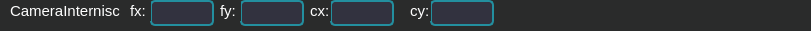
  <widget class="QWidget" name="widget_8" native="true">
   <property name="geometry">
    <rect>
     <x>0</x>
     <y>270</y>
     <width>811</width>
     <height>31</height>
    </rect>
   </property>
   <property name="styleSheet">
    <string notr="true">outline: none;
color: rgb(255, 255, 255);
background-color: rgb(42, 43, 43);</string>
   </property>
   <widget class="QLabel" name="RobotPose_2">
    <property name="geometry">
     <rect>
      <x>10</x>
      <y>0</y>
      <width>111</width>
      <height>21</height>
     </rect>
    </property>
    <property name="styleSheet">
     <string notr="true">color:white; font-size:15px</string>
    </property>
    <property name="text">
     <string>CameraInternisc:</string>
    </property>
   </widget>
   <widget class="QLineEdit" name="fx">
    <property name="geometry">
     <rect>
      <x>150</x>
      <y>0</y>
      <width>64</width>
      <height>26</height>
     </rect>
    </property>
    <property name="styleSheet">
     <string notr="true">color:white; font-size:15px;
min-width: 60px; min-height: 22px;
text-align: center;
border: 2px solid gray;
color: rgb(255, 255, 255);
border-radius:5px;
border-color: rgb(35, 143, 159);
background-color: rgb(50, 50, 63);</string>
    </property>
   </widget>
   <widget class="QLineEdit" name="fy">
    <property name="geometry">
     <rect>
      <x>240</x>
      <y>0</y>
      <width>64</width>
      <height>26</height>
     </rect>
    </property>
    <property name="styleSheet">
     <string notr="true">color:white; font-size:15px;
min-width: 60px; min-height: 22px;
text-align: center;
border: 2px solid gray;
color: rgb(255, 255, 255);
border-radius:5px;
border-color: rgb(35, 143, 159);
background-color: rgb(50, 50, 63);</string>
    </property>
   </widget>
   <widget class="QLineEdit" name="cx">
    <property name="geometry">
     <rect>
      <x>330</x>
      <y>0</y>
      <width>64</width>
      <height>26</height>
     </rect>
    </property>
    <property name="styleSheet">
     <string notr="true">color:white; font-size:15px;
min-width: 60px; min-height: 22px;
text-align: center;
border: 2px solid gray;
color: rgb(255, 255, 255);
border-radius:5px;
border-color: rgb(35, 143, 159);
background-color: rgb(50, 50, 63);</string>
    </property>
   </widget>
   <widget class="QLineEdit" name="cy">
    <property name="geometry">
     <rect>
      <x>430</x>
      <y>0</y>
      <width>64</width>
      <height>26</height>
     </rect>
    </property>
    <property name="styleSheet">
     <string notr="true">color:white; font-size:15px;
min-width: 60px; min-height: 22px;
text-align: center;
border: 2px solid gray;
color: rgb(255, 255, 255);
border-radius:5px;
border-color: rgb(35, 143, 159);
background-color: rgb(50, 50, 63);</string>
    </property>
   </widget>
   <widget class="QLabel" name="x_label_2">
    <property name="geometry">
     <rect>
      <x>130</x>
      <y>0</y>
      <width>21</width>
      <height>21</height>
     </rect>
    </property>
    <property name="styleSheet">
     <string notr="true">color:white; font-size:15px</string>
    </property>
    <property name="text">
     <string>fx:</string>
    </property>
   </widget>
   <widget class="QLabel" name="y_label_2">
    <property name="geometry">
     <rect>
      <x>220</x>
      <y>0</y>
      <width>21</width>
      <height>21</height>
     </rect>
    </property>
    <property name="styleSheet">
     <string notr="true">color:white; font-size:15px</string>
    </property>
    <property name="text">
     <string>fy:</string>
    </property>
   </widget>
   <widget class="QLabel" name="z_label_2">
    <property name="geometry">
     <rect>
      <x>310</x>
      <y>0</y>
      <width>21</width>
      <height>21</height>
     </rect>
    </property>
    <property name="styleSheet">
     <string notr="true">color:white; font-size:15px</string>
    </property>
    <property name="text">
     <string>cx:</string>
    </property>
   </widget>
   <widget class="QLabel" name="rx_label_2">
    <property name="geometry">
     <rect>
      <x>410</x>
      <y>0</y>
      <width>21</width>
      <height>21</height>
     </rect>
    </property>
    <property name="styleSheet">
     <string notr="true">color:white; font-size:15px</string>
    </property>
    <property name="text">
     <string>cy:</string>
    </property>
   </widget>
  </widget>
